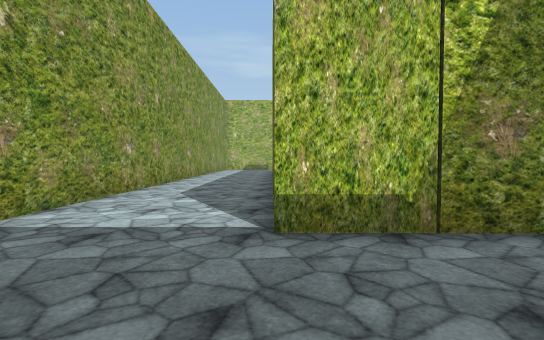
[1] (above)

20 first-person views from a walk through a Unity game level. The camera is 1.5 m above the floor, tilts 2° down and sees 85° across. The floor is counted in squares, 2 m on a side. Each view is taken from the middle of a square. On the plan, view 1 faces up. The plan holds only what a view shows up to about 10 squares ahead; the rest is blank. The place goes on beyond the plan. The player is left out. Some surface patterns are stand-ins.

[2]
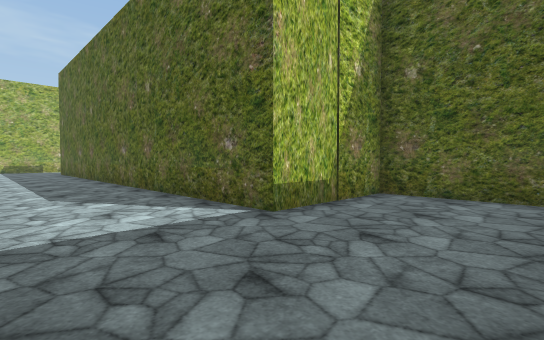

[3]
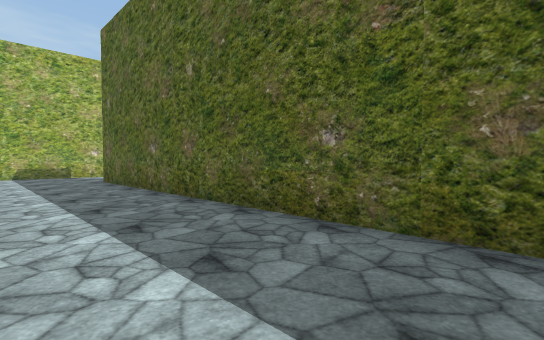

[4]
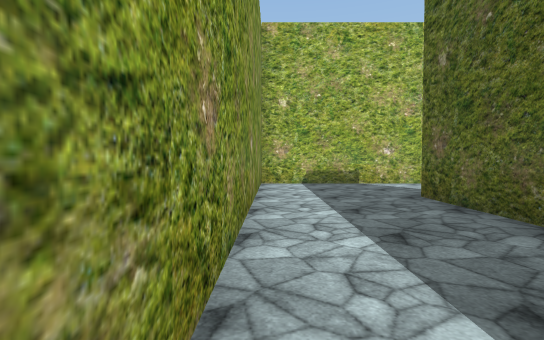

[5]
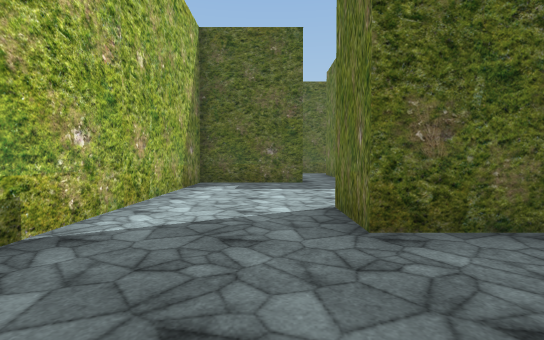

[6]
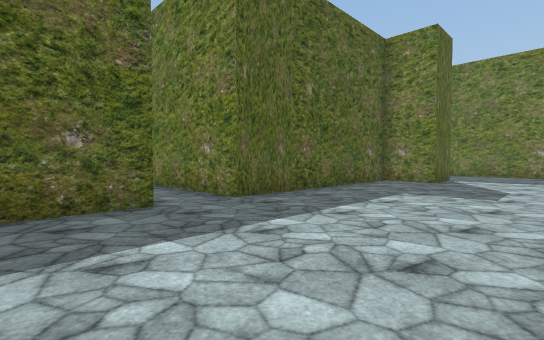

[7]
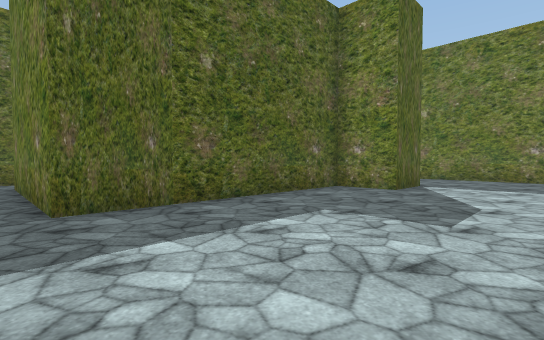

[8]
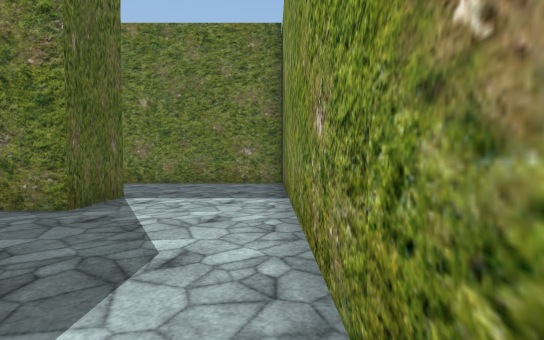

[9]
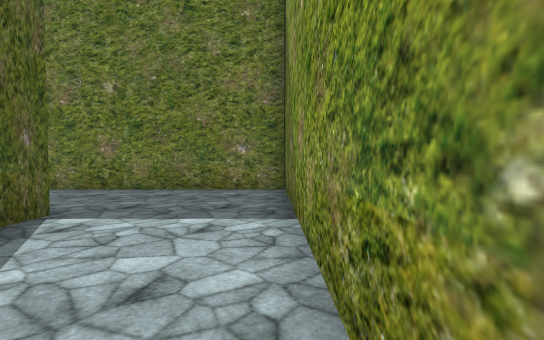

[10]
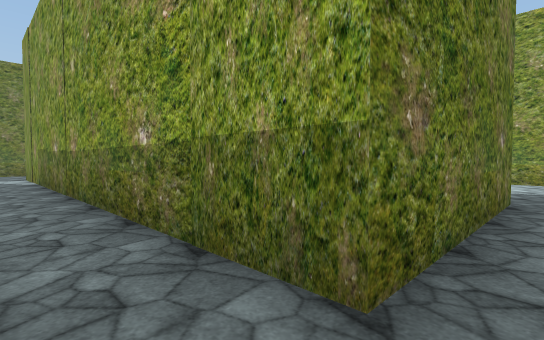

[11]
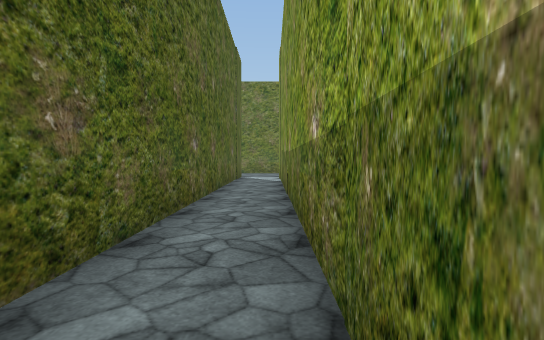

[12]
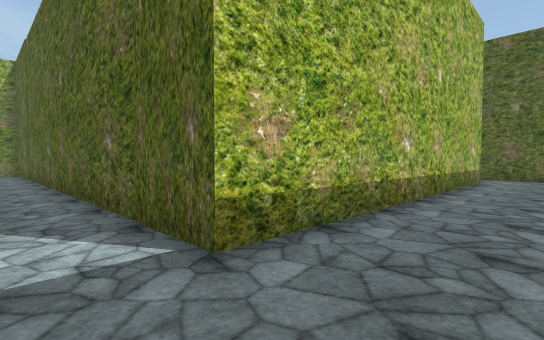

[13]
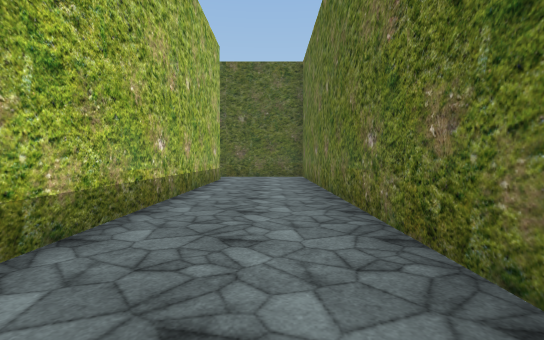

[14]
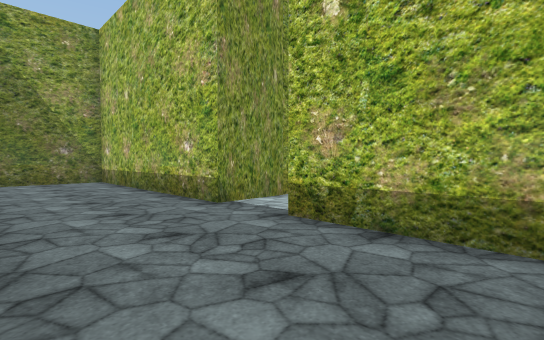

[15]
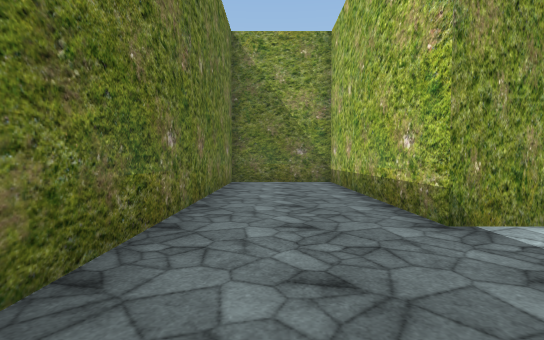

[16]
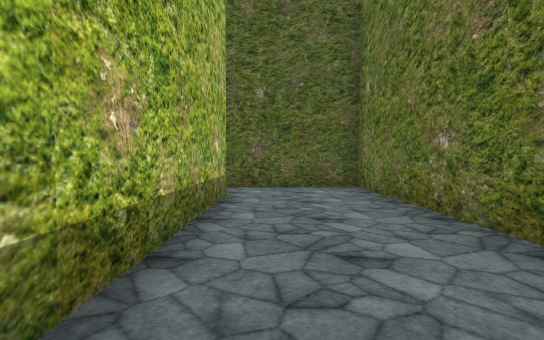

[17]
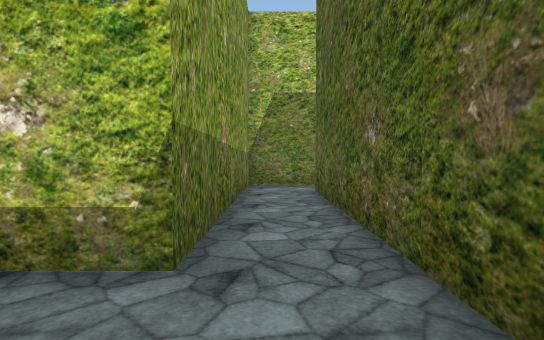

[18]
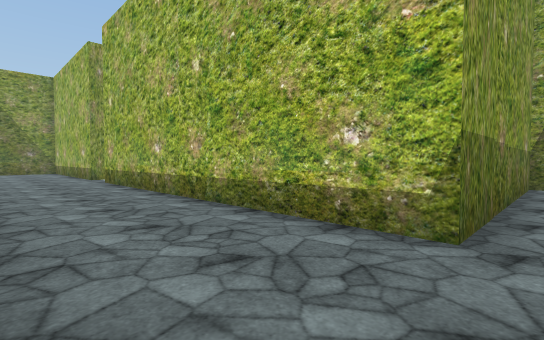

[19]
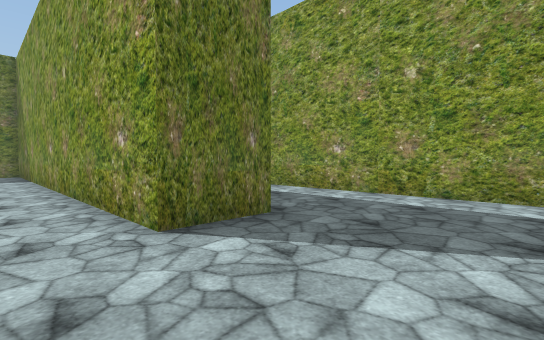

[20]
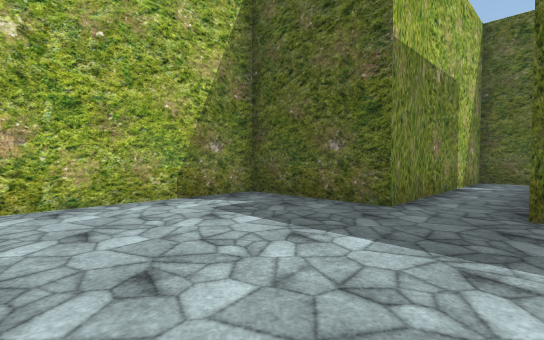

### Floor plan
Points are (right, up) in squares from view 1. A wall is a line through its corners. A room is listed if a view was taken in it or the views show most of it. See-through windows are left out.
Room 1 (views 1, 2, 3, 4, 5, 6, 7, 8, 9, 19, 20)
walls: (5, 8) (5, 9.7) (6.7, 9.7) (6.7, 16.3) (11.7, 16.3); (-3.3, 10) (-3.3, 3.6); (3.4, 0.2) (3.4, 3) (0, 3) (0, 18) (1.7, 18) (1.7, 4.6) (7.6, 4.6); (11.4, 18) (6.7, 18) (6.7, 21.3) (-3.3, 21.3) (-3.3, 12.2)
ways out: opening at (11, 17) to room 2
Room 2 (views 10, 11, 12, 13, 14, 15, 16, 17, 18)
walls: (13.4, 16.1) (13.4, 18) (11.4, 18); (11.7, 16.3) (11.7, 3) (5, 3) (5, -0.3) (25, -0.3) (25, 8); (25.4, 9.7) (23.3, 9.7) (23.3, 3) (13.4, 3) (13.4, 14.6)
ways out: opening at (11, 17) to room 1; opening at (25.5, 9)

Where each view was taken, in squares from view 1:
view 1: 0 up, 0 right, facing up
view 2: 0 up, 3 left, facing up-right
view 3: 7 up, 3 left, facing up-right
view 4: 12 up, 3 left, facing up
view 5: 19 up, 3 left, facing right
view 6: 20 up, 2 right, facing down-right
view 7: 17 up, 2 right, facing down-right
view 8: 14 up, 2 right, facing down
view 9: 12 up, 2 right, facing down
view 10: 17 up, 13 right, facing down-left
view 11: 16 up, 12 right, facing down
view 12: 1 up, 12 right, facing up-right
view 13: 1 up, 12 right, facing right
view 14: 0 up, 16 right, facing up-left
view 15: 1 up, 15 right, facing left
view 16: 2 up, 17 right, facing right
view 17: 1 up, 24 right, facing up
view 18: 0 up, 24 right, facing up-left
view 19: 21 up, 3 right, facing down-left
view 20: 16 up, 2 right, facing up-right
